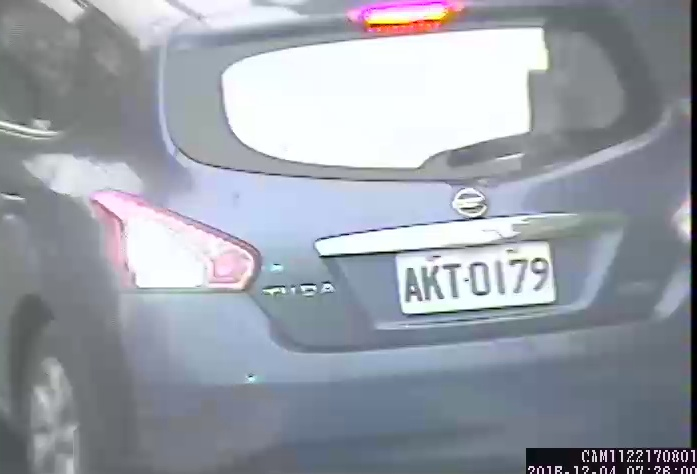
#> input picture src/python/org.jpg, 697 x 474 px
$ python Perspective.py
#> lines starting #> are read from the running program, lines starting #| are printed output that depends on the picture
import cv2
import numpy as np

Img = cv2.imread('./org.jpg')
#> Img is the input picture: shape (474, 697, 3); mean B, G, R 168.4, 159, 153.5

rows,cols,ch = Img.shape
#> rows = 474; cols = 697; ch = 3
pts1 = np.float32([[0,0],[0,cols],[rows,0],[rows,cols]])
#> pts1 = [[0, 0], [0, 697], [474, 0], [474, 697]]
pts2 = np.float32([[0,50],[0,cols-50],[rows,-50],[rows,cols+50]])

M = cv2.getPerspectiveTransform(pts1,pts2)
warpPerspective = cv2.warpPerspective(Img,M,dsize=(Img.shape[1]*2, Img.shape[0]*2))
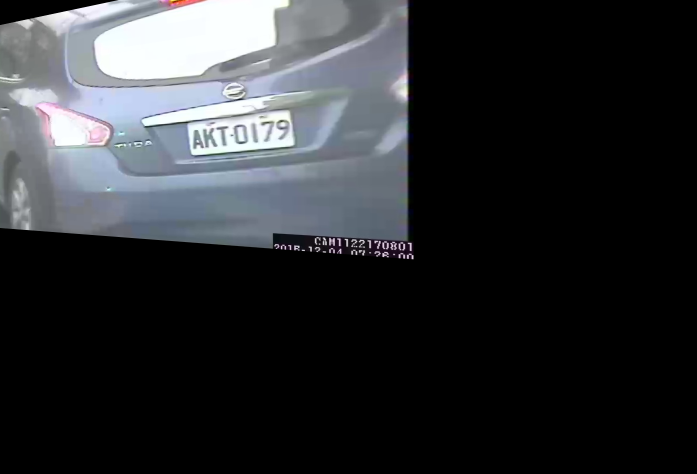
#> warpPerspective: shape (948, 1394, 3) (shown at 1/2 size); mean B, G, R 49.8, 46.8, 44.8

status = cv2.imwrite('./warpPerspective.jpg',warpPerspective)
